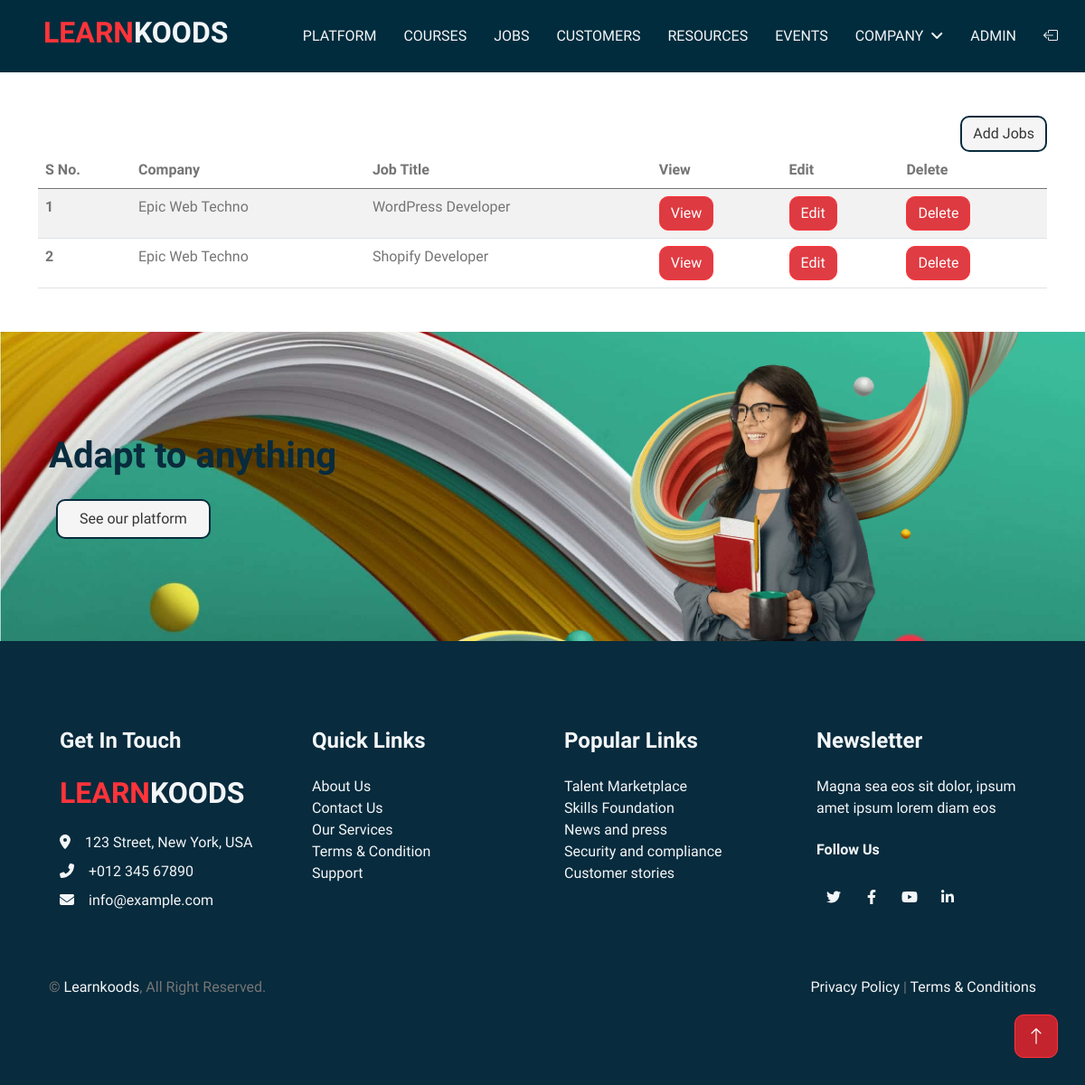
The app's page /jobprofile/ (signed in), older data.
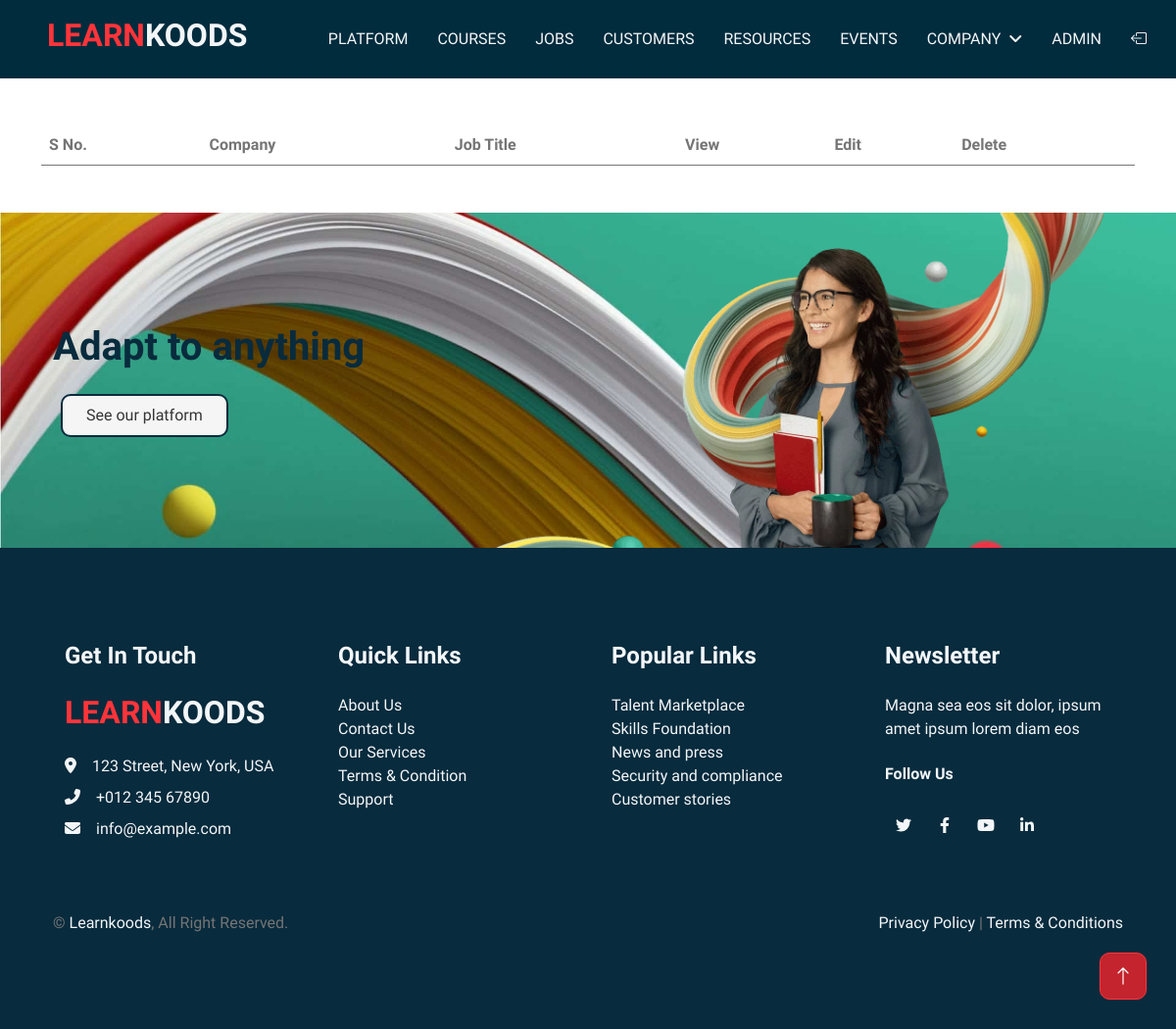
The same page, newer data.
### jobs/models.py (models this page shows)
class Job(models.Model):
    job_id = models.AutoField(primary_key=True)
    user = models.ForeignKey(User, on_delete=models.CASCADE,null=True,blank=True,default=None)
    category = models.ForeignKey(Category,on_delete=models.CASCADE,null = True)
    job_title = models.CharField(max_length=100)
    job_type = models.CharField(choices=JOB_TYPE,default=None, null = True,max_length=50)
    exp_required = models.CharField(max_length=100)
    skills_req =  models.ManyToManyField(skil)
    job_des = HTMLField(blank=True, null=True)
    salary = models.CharField(max_length=20)
    min_salary = models.DecimalField(
        max_digits=10,
        decimal_places=2,
        null=True,
        blank=True,
        verbose_name="Minimum Salary",
        help_text="Enter the minimum salary for this job (e.g., 50000.00)",
    )
    max_salary = models.DecimalField(
        max_digits=10,
        decimal_places=2,
        null=True,
        blank=True,
        verbose_name="Maximum Salary",
        help_text="Enter the maximum salary for this job (e.g., 80000.00)",
    )
    company = models.CharField(max_length=100,null=False,default=None)
    location = models.CharField(max_length=250)
    company_desc = HTMLField(blank=True, null=True)
    url = models.URLField(max_length=200)
    last_update = models.DateField()
    timestamp = models.DateTimeField(auto_now=True)
    job_image = models.ImageField(upload_to='job/', default = "job/jobs-1.jpg")
    job_slug = AutoSlugField(populate_from = 'get_full_slug',unique=True,null=True,default=None)
    is_published = models.BooleanField(default=False)
    is_closed = models.BooleanField(default=False)
    def get_full_slug(self):
        return f"{self.job_title} at {self.company}"
    def __str__(self):
        return self.job_title

### koods/views.py (the view)
# urls.py: path('jobprofile/',views.Jobprofile),
def Jobprofile(request):
    if not request.user.is_authenticated:
        return redirect("/")
    usr = request.user
    jobprofile = Job.objects.filter(user=usr)
    print(jobprofile,"===========jobdata")
    data={
        'title':'Learnkoods',
        'jobprofile':jobprofile
    }
    return render(request,"jobprofile.html",data)

### templates/jobprofile.html (shortened to what this page needs)
{% extends 'base.html' %} {% block content %}
<div class="container my-5">
    {% if user.is_authenticated and user.profile.is_job == True %}
        <div style="float: right;">
            <a href="/add_jobs"><button class="btn btn-grey">Add Jobs</button></a>
        </div>
    {% endif %}
<table class="table table-striped">
    <thead>
        <tr>
          <th scope="col">S No.</th>
          <th scope="col">Company</th>
          <th scope="col">Job Title</th>
          <th scope="col">View</th>
          <th scope="col">Edit</th>
          <th scope="col">Delete</th>
        </tr>
      </thead>
      <tbody>
        {% for i in jobprofile %}
        <tr>
          <th scope="row">{{forloop.counter}}</th>
          <td>{{i.company}}</td>
          <td>{{i}}</td>
          <td><a href ="/job-details/{{i.job_slug}}" ><button class="btn btn-primary">View</button></a></td>
          <td><a href ="/job-details/{{i.job_slug}}" ><button class="btn btn-primary">Edit</button></a></td>
          <td><a href ="/job-details/{{i.job_slug}}" ><button class="btn btn-primary">Delete</button></a></td>
        </tr>
        {% endfor %}
      </tbody>
</table>
</div>
{% endblock %}

Row changes from the older to the newer data that the page shows:
removed Job: company "Epic Web Techno", job_title "WordPress Developer"
removed Job: company "Epic Web Techno", job_title "Shopify Developer"
Text that changed along with them:
text no longer shown: "Add Jobs"
